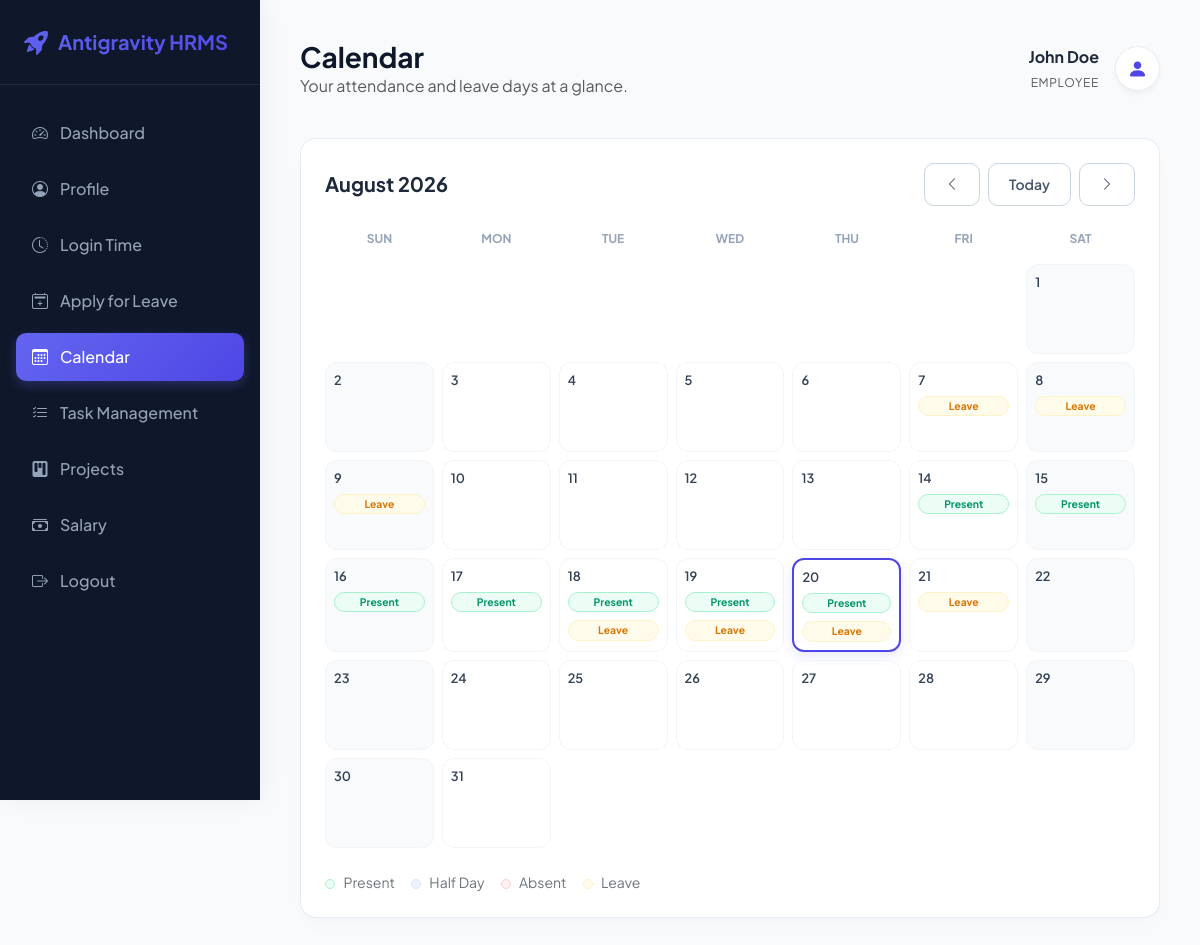
Page /api/calendar/ (signed in) on the committed database.
### core/models.py (models this page shows, shortened)
class User(AbstractUser):
    ROLE_CHOICES = [
        ('admin', 'Admin'),
        ('employee', 'Employee'),
    ]
    role = models.CharField(max_length=20, choices=ROLE_CHOICES, default='employee')
    department = models.CharField(max_length=100, blank=True, null=True)
    designation = models.CharField(max_length=100, blank=True, null=True)
    joining_date = models.DateField(blank=True, null=True)
    salary_amount = models.DecimalField(max_digits=10, decimal_places=2, default=0.00)
    phone_number = models.CharField(max_length=20, blank=True, null=True)
    address = models.TextField(blank=True, null=True)

class Attendance(models.Model):
    STATUS_CHOICES = [
        ('present', 'Present'),
        ('absent', 'Absent'),
        ('leave', 'Leave'),
        ('half_day', 'Half Day'),
    ]
    employee = models.ForeignKey(settings.AUTH_USER_MODEL, on_delete=models.CASCADE, related_name='attendances')
    date = models.DateField()
    status = models.CharField(max_length=20, choices=STATUS_CHOICES)
    check_in = models.TimeField(null=True, blank=True)
    check_out = models.TimeField(null=True, blank=True)
    class Meta:
        unique_together = ('employee', 'date')

### core/views.py (the view)
# urls.py: path('calendar/', EmployeeCalendarView.as_view(), name='employee_calendar'),
class EmployeeCalendarView(EmployeeRoleRequiredMixin, TemplateView):
    template_name = 'core/calendar.html'
    def get_context_data(self, **kwargs):
        context = super().get_context_data(**kwargs)
        user = self.request.user
        today = timezone.localdate()
        month_str = self.request.GET.get('month')
        year_str = self.request.GET.get('year')
        selected_month = int(month_str) if month_str and month_str.isdigit() else today.month
        selected_year = int(year_str) if year_str and year_str.isdigit() else today.year
        month_start = datetime.date(selected_year, selected_month, 1)
        month_end = datetime.date(selected_year, selected_month, calendar.monthrange(selected_year, selected_month)[1])
        attendance_map = {
            att.date.day: att.status
            for att in Attendance.objects.filter(employee=user, date__year=selected_year, date__month=selected_month)
        }
        leave_map = {}
        leaves = LeaveApplication.objects.filter(
            employee=user,
            start_date__lte=month_end,
            end_date__gte=month_start,
        ).order_by('status')
        for leave in leaves:
            day = max(leave.start_date, month_start)
            end = min(leave.end_date, month_end)
            while day <= end:
                if day.day not in leave_map or leave.status == 'approved':
                    leave_map[day.day] = leave.status
                day += datetime.timedelta(days=1)
        cal = calendar.Calendar(firstweekday=6)  # Sunday-first
        weeks = []
        for week in cal.monthdayscalendar(selected_year, selected_month):
            week_data = []
            for day in week:
                if day == 0:
                    week_data.append(None)
                else:
                    day_date = datetime.date(selected_year, selected_month, day)
                    week_data.append({
                        'day': day,
                        'is_today': day_date == today,
                        'is_weekend': day_date.weekday() >= 5,
                        'attendance_status': attendance_map.get(day),
                        'leave_status': leave_map.get(day),
                    })
            weeks.append(week_data)
        if selected_month == 1:
            prev_month, prev_year = 12, selected_year - 1
        else:
            prev_month, prev_year = selected_month - 1, selected_year
        if selected_month == 12:
            next_month, next_year = 1, selected_year + 1
        else:
            next_month, next_year = selected_month + 1, selected_year
        context.update({
            'weeks': weeks,
            'selected_month': selected_month,
            'selected_year': selected_year,
            'month_name': calendar.month_name[selected_month],
            'prev_month': prev_month,
            'prev_year': prev_year,
            'next_month': next_month,
            'next_year': next_year,
            'today': today,
        })
        return context

### core/permissions.py (called while the page is built)
    def test_func(self):
        return (
            self.request.user.is_authenticated
            and getattr(self.request.user, 'role', None) == 'employee'
        )

### core/templates/core/calendar.html (shortened to what this page needs)
{% extends 'admin_dashboard/base.html' %}
{% block active_calendar %}active{% endblock %}
{% block header_content %}
<h1>Calendar</h1>
<p class="text-muted mb-0">Your attendance and leave days at a glance.</p>
{% endblock %}
{% block content %}
<div class="glass-card">
    <div class="d-flex justify-content-between align-items-center mb-4 flex-wrap gap-3">
        <h5 class="fw-bold mb-0">{{ month_name }} {{ selected_year }}</h5>
        <div class="d-flex gap-2">
            <a href="?month={{ prev_month }}&year={{ prev_year }}" class="btn btn-outline-premium btn-sm">
                <i class="bi bi-chevron-left"></i>
            </a>
            <a href="?month={{ today.month }}&year={{ today.year }}" class="btn btn-outline-premium btn-sm">Today</a>
            <a href="?month={{ next_month }}&year={{ next_year }}" class="btn btn-outline-premium btn-sm">
                <i class="bi bi-chevron-right"></i>
            </a>
        </div>
    </div>
    <div class="calendar-grid">
        <div class="calendar-head">Sun</div>
        <div class="calendar-head">Mon</div>
        <div class="calendar-head">Tue</div>
        <div class="calendar-head">Wed</div>
        <div class="calendar-head">Thu</div>
        <div class="calendar-head">Fri</div>
        <div class="calendar-head">Sat</div>
        {% for week in weeks %}
            {% for day in week %}
                {% if day %}
                    <div class="calendar-cell {% if day.is_today %}is-today{% endif %} {% if day.is_weekend %}is-weekend{% endif %}">
                        <div class="cell-day">{{ day.day }}</div>
                        {% if day.attendance_status %}
                            <span class="badge badge-{{ day.attendance_status }} rounded-pill px-2 py-1 mb-1" style="font-size: 0.65rem;">
                                {{ day.attendance_status|title }}
                            </span>
                        {% endif %}
                        {% if day.leave_status %}
                            <span class="badge badge-leave rounded-pill px-2 py-1" style="font-size: 0.65rem;">
                                Leave{% if day.leave_status == 'pending' %} (Pending){% endif %}
                            </span>
                        {% endif %}
                    </div>
                {% else %}
                    <div class="calendar-cell is-empty"></div>
                {% endif %}
            {% endfor %}
        {% endfor %}
    </div>
    <div class="d-flex flex-wrap gap-3 mt-4 small text-secondary">
        <span><span class="legend-dot badge-present"></span> Present</span>
        <span><span class="legend-dot badge-half_day"></span> Half Day</span>
        <span><span class="legend-dot badge-absent"></span> Absent</span>
        <span><span class="legend-dot badge-leave"></span> Leave</span>
    </div>
</div>
{% endblock %}

### admin_dashboard/templates/admin_dashboard/base.html (shortened to what this page needs)
<!DOCTYPE html>
<html lang="en">
<head>
    <link href="https://cdn.jsdelivr.net/npm/bootstrap@5.3.2/dist/css/bootstrap.min.css" rel="stylesheet">
    <link href="https://cdn.jsdelivr.net/npm/bootstrap-icons@1.11.1/font/bootstrap-icons.css" rel="stylesheet">
</head>
<body>
    <div class="sidebar">
        <div class="brand">
            <i class="bi bi-rocket-takeoff-fill fs-4"></i>
            <span>Antigravity HRMS</span>
        </div>
        <ul class="sidebar-menu">
            {% if request.user.role == 'admin' %}
            <li class="{% block active_employees %}{% endblock %}">
                <a href="{% url 'employee_list' %}">
                    <i class="bi bi-people-fill"></i>
                    <span>Employees</span>
                </a>
            </li>
            <li class="{% block active_leaves %}{% endblock %}">
                <a href="{% url 'leave_approvals' %}">
                    <i class="bi bi-calendar-check-fill"></i>
                    <span>Leave Approvals</span>
                </a>
            </li>
            {% else %}
            <li class="{% block active_dashboard %}{% endblock %}">
                <a href="{% url 'employee_dashboard' %}">
                    <i class="bi bi-speedometer2"></i>
                    <span>Dashboard</span>
                </a>
            </li>
            <li class="{% block active_profile %}{% endblock %}">
                <a href="{% url 'employee_profile' %}">
                    <i class="bi bi-person-circle"></i>
                    <span>Profile</span>
                </a>
            </li>
            <li class="{% block active_attendance %}{% endblock %}">
                <a href="{% url 'employee_attendance' %}">
                    <i class="bi bi-clock-history"></i>
                    <span>Login Time</span>
                </a>
            </li>
            <li class="{% block active_apply_leave %}{% endblock %}">
                <a href="{% url 'employee_leaves' %}">
                    <i class="bi bi-calendar2-plus"></i>
                    <span>Apply for Leave</span>
                </a>
            </li>
            <li class="{% block active_calendar %}{% endblock %}">
                <a href="{% url 'employee_calendar' %}">
                    <i class="bi bi-calendar3"></i>
                    <span>Calendar</span>
                </a>
            </li>
            <li class="{% block active_worklogs %}{% endblock %}">
                <a href="{% url 'employee_work_logs' %}">
                    <i class="bi bi-list-check"></i>
                    <span>Task Management</span>
                </a>
            </li>
            <li class="{% block active_projects %}{% endblock %}">
                <a href="{% url 'employee_projects' %}">
                    <i class="bi bi-kanban-fill"></i>
                    <span>Projects</span>
                </a>
            </li>
            <li class="{% block active_salary %}{% endblock %}">
                <a href="{% url 'employee_salary' %}">
                    <i class="bi bi-cash-stack"></i>
                    <span>Salary</span>
                </a>
            </li>
            {% endif %}
            <li>
                <a href="{% url 'admin_logout' %}">
                    <i class="bi bi-box-arrow-right"></i>
                    <span>Logout</span>
                </a>
            </li>
        </ul>
    </div>
    <div class="main-content">
        <div class="top-header">
            <div>
                {% block header_content %}{% endblock %}
            </div>
            <div class="d-flex align-items-center gap-3">
                <div class="text-end d-none d-md-block">
                    <div class="fw-bold">{{ request.user.get_full_name|default:request.user.username }}</div>
                    <small class="text-muted text-uppercase" style="font-size: 0.75rem; letter-spacing: 0.05em;">{{ request.user.role }}</small>
                </div>
                <div class="bg-white border border-light-subtle rounded-circle d-flex align-items-center justify-content-center" style="width: 45px; height: 45px; box-shadow: 0 4px 6px -1px rgba(0,0,0,0.05)">
                    <i class="bi bi-person-fill fs-5 text-indigo"></i>
                </div>
            </div>
        </div>
        {% block content %}{% endblock %}
    </div>
</body>
</html>

### admin_dashboard/templates/admin_dashboard/base.html (style rules this page uses)
:root { --primary-gradient: linear-gradient(135deg, #6366f1 0%, #4f46e5 100%); --sidebar-bg: #0f172a; --sidebar-hover: #1e293b; --sidebar-active: #4f46e5; --bg-light: #f8fafc; --card-border: rgba(226, 232, 240, 0.8); --font-family: 'Plus Jakarta Sans', -apple-system, BlinkMacSystemFont, "Segoe UI", Roboto, sans-serif; }
body { font-family: var(--font-family); background-color: var(--bg-light); color: #1e293b; overflow-x: hidden; }
.sidebar { background-color: var(--sidebar-bg); min-height: 100vh; color: #94a3b8; box-shadow: 4px 0 24px rgba(0, 0, 0, 0.05); transition: all 0.3s ease; position: fixed; width: 260px; z-index: 100; }
.sidebar .brand { padding: 24px; font-size: 1.25rem; font-weight: 700; color: #ffffff; display: flex; align-items: center; gap: 10px; border-bottom: 1px solid #1e293b; background: var(--primary-gradient); -webkit-background-clip: text; -webkit-text-fill-color: transparent; }
.sidebar-menu { padding: 20px 0; list-style: none; margin: 0; }
.sidebar-menu li { padding: 4px 16px; }
.sidebar-menu a { color: #94a3b8; text-decoration: none; display: flex; align-items: center; gap: 12px; padding: 12px 16px; border-radius: 10px; font-weight: 500; transition: all 0.2s ease; }
.sidebar-menu li.active a { color: #ffffff; background: var(--primary-gradient); box-shadow: 0 4px 12px rgba(99, 102, 241, 0.3); }
.main-content { margin-left: 260px; padding: 40px; min-height: 100vh; transition: all 0.3s ease; }
.top-header { display: flex; justify-content: space-between; align-items: center; margin-bottom: 40px; }
.top-header h1 { font-weight: 700; font-size: 1.75rem; color: #0f172a; margin: 0; }
.glass-card { background: #ffffff; border: 1px solid var(--card-border); border-radius: 16px; box-shadow: 0 10px 30px -5px rgba(0, 0, 0, 0.02), 0 5px 15px -5px rgba(0, 0, 0, 0.02); transition: transform 0.3s ease, box-shadow 0.3s ease; padding: 24px; }
.badge-present { background-color: #ecfdf5; color: #059669; border: 1px solid #a7f3d0; }
.badge-absent { background-color: #fff1f2; color: #e11d48; border: 1px solid #fecdd3; }
.badge-leave { background-color: #fffbeb; color: #d97706; border: 1px solid #fef3c7; }
.badge-half_day { background-color: #eef2ff; color: #4f46e5; border: 1px solid #e0e7ff; }
.btn-outline-premium { border: 1px solid #cbd5e1; color: #475569; padding: 10px 20px; border-radius: 10px; font-weight: 600; transition: all 0.2s ease; }

### core/templates/core/calendar.html (style rules this page uses)
.text-indigo { color: #4f46e5 !important; }
.calendar-grid { display: grid; grid-template-columns: repeat(7, 1fr); gap: 8px; }
.calendar-head { text-align: center; font-weight: 700; font-size: 0.75rem; text-transform: uppercase; color: #94a3b8; padding-bottom: 8px; }
.calendar-cell { min-height: 90px; border-radius: 12px; border: 1px solid #f1f5f9; padding: 8px; display: flex; flex-direction: column; gap: 4px; }
.calendar-cell.is-empty { border: none; }
.calendar-cell.is-weekend { background-color: #f8fafc; }
.calendar-cell.is-today { border: 2px solid #4f46e5; box-shadow: 0 4px 12px rgba(99, 102, 241, 0.15); }
.cell-day { font-weight: 600; font-size: 0.8rem; color: #334155; margin-bottom: 2px; }
.legend-dot { display: inline-block; width: 10px; height: 10px; border-radius: 50%; margin-right: 6px; vertical-align: middle; }

### rows in the picture
User: user.get_full_name "John Doe", user.role "EMPLOYEE"
Attendance: attendance_status "Present"
Attendance: attendance_status "Present"
Attendance: attendance_status "Present"
Attendance: attendance_status "Present"
Attendance: attendance_status "Present"
Attendance: attendance_status "Present"
Attendance: attendance_status "Present"

### other values in the picture
{{ month_name }} "August"
{{ selected_year }} "2026"
{{ day.day }} "1" "2" "3" "4" "5" "6" "7" "8" "9" "10" "11" "12" "13" "14" "15" "16" "17" "18" "19" "20" "21" "22" "23" "24" "25" "26" "27" "28" "29" "30" "31"
